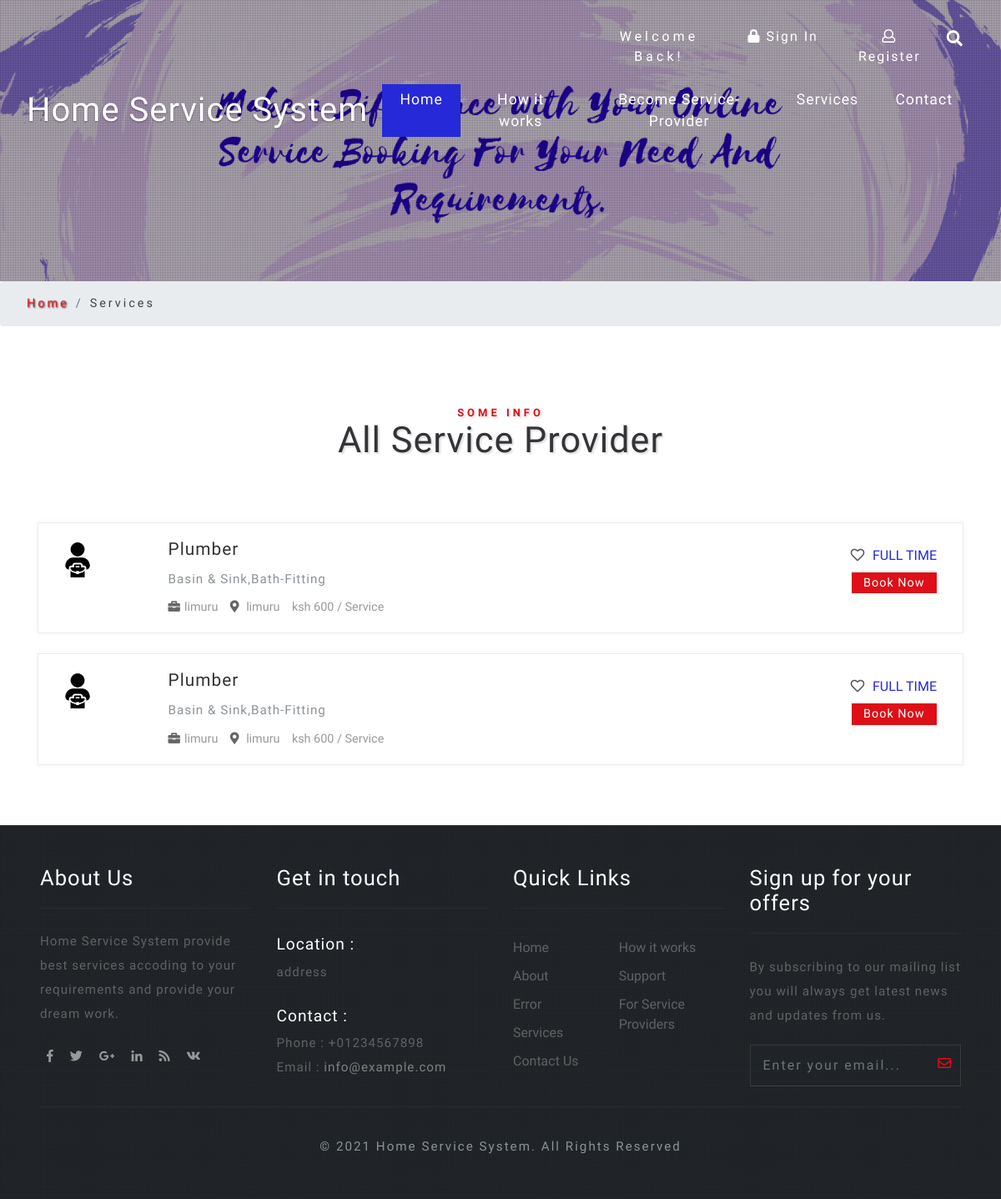
/services.php, run on the app's committed database.
### tables this page shows
CREATE TABLE `freelancer` (
  `freelancer_id` int(11) NOT NULL,
  `freelancer_category_id` int(11) NOT NULL,
  `freelancer_subcategory_id` int(11) NOT NULL,
  `freelancer_firstname` varchar(255) NOT NULL,
  `freelancer_lastname` varchar(255) NOT NULL,
  `freelancer_email` varchar(255) NOT NULL,
  `freelancer_mobile` varchar(200) NOT NULL,
  `freelancer_address` varchar(200) NOT NULL,
  `freelancer_experience` varchar(200) NOT NULL,
  `freelancer_rate` varchar(255) NOT NULL,
  `freelancer_location` varchar(255) NOT NULL,
  `freelancer_image` varchar(255) NOT NULL,
  `freelancer_status` int(1) NOT NULL,
  `freelancer_regdate` timestamp NOT NULL DEFAULT current_timestamp() ON UPDATE current_timestamp()
);

CREATE TABLE `category` (
  `category_id` int(11) NOT NULL,
  `category_categoryName` varchar(255) DEFAULT NULL,
  `category_creationDate` timestamp NOT NULL DEFAULT current_timestamp(),
  `category_updationDate` varchar(255) DEFAULT NULL
);

CREATE TABLE `subcategory` (
  `subcategory_id` int(11) NOT NULL,
  `subcategory_category_id` int(11) DEFAULT NULL,
  `subcategory_name` varchar(255) DEFAULT NULL,
  `subcategory_creationDate` timestamp NULL DEFAULT current_timestamp(),
  `subcategory_updationDate` varchar(255) DEFAULT NULL
);

### services.php (the view, shortened to what this page needs)
<?php
include'conn.php'; ?>
<!DOCTYPE html>
<html lang="zxx">
<head>
    <link href="css/bootstrap.css" rel='stylesheet' type='text/css' />
    <link href="css/style6.css" rel='stylesheet' type='text/css' />
    <link href="css/style.css" rel='stylesheet' type='text/css' />
    <link href="css/fontawesome-all.css" rel="stylesheet">
</head>
<body>
    <div id="demo-1" class="page-content">
        <div class="dotts">
            <?php include'header.php'; ?>
            <div class="banner-info-w3layouts text-center">
            </div>
        </div>
    </div>
    <ol class="breadcrumb justify-content-left">
        <li class="breadcrumb-item">
            <a href="index.html">Home</a>
        </li>
        <li class="breadcrumb-item active">Services</li>
    </ol>
    <section class="banner-bottom-wthree py-lg-5 py-md-5 py-3">
        <div class="container">
            <div class="inner-sec-w3ls py-lg-5  py-3">
                <h3 class="tittle text-center mb-lg-4 mb-3">
                    <span>Some Info</span>All Service Provider</h3>
               </div>
               <div class="row t-in">
                                    <div class="col-lg-12 text-info-sec">
<?php
$query=mysqli_query($conn,"select freelancer.*,category.category_categoryName,subcategory.subcategory_name from freelancer join category on category.category_id=freelancer.freelancer_category_id join subcategory on subcategory.subcategory_id=freelancer.freelancer_subcategory_id where freelancer.freelancer_status = '1'");
while($row=mysqli_fetch_array($query))
{
         ?>
                                        <div class="job-post-main row">
                                            <div class="col-lg-10 job-post-info text-left">
                                                <div class="job-post-icon">
                                                    <img src="images/ser.png" style="height: 50px;width: 50px;">
                                                </div>
                                                <div class="job-single-sec">
                                                    <h4>
                                                        <a href="#"><?php echo $row['category_categoryName']; ?></a>
                                                    </h4>
                                                    <p class="my-2"><?php echo $row['subcategory_name']; ?></p>
                                                    <ul class="job-list-info d-flex">
                                                        <li>
                                                            <i class="fas fa-briefcase"></i><?php echo $row['freelancer_location']; ?></li>
                                                        <li>
                                                            <i class="fas fa-map-marker-alt"></i> <?php echo $row['freelancer_address']; ?></li>
                                                        <li>
                                                           ksh <?php echo $row['freelancer_rate']; ?>  / Service</li>
                                                    </ul>
                                                </div>
                                                <div class="clearfix"></div>
                                            </div>
                                            <div class="col-md-2 job-single-time text-right">
                                                <span class="job-time">
                                                    <i class="far fa-heart"></i> Full Time</span>
                                               <a href="book_now.php?pid=<?php echo htmlentities($row['freelancer_id']);?>" class="aply-btn ">Book Now</a>
                                            </div>
                                        </div><br> <?php } ?>
                                    </div>
                                </div>
           </div>
       </section>
<?php include'footer.php'; ?>
</body>
</html>

### css/style.css (style rules this page uses)
html, body { margin: 0; font-size: 100%; font-family: 'Dosis', sans-serif; background: #fff; }
body a { text-decoration: none; transition: 0.5s all; -webkit-transition: 0.5s all; -moz-transition: 0.5s all; -o-transition: 0.5s all; -ms-transition: 0.5s all; font-family: 'Dosis', sans-serif; }
body img { width: 100%; }
h1, h2, h3, h4, h5, h6 { margin: 0; font-family: 'Dosis', sans-serif; letter-spacing: 1px; }
p { margin: 0; font-size: 0.95em; color: #8c9398; line-height: 2em; letter-spacing: 1px; }
ul { margin: 0; padding: 0; }
.banner-info-w3layouts { padding-top: 10em; }
h3.tittle span { display: block; text-transform: uppercase; font-size: 0.3em; color: #de0f17; letter-spacing: 4px; font-weight: 600; }
h3.tittle { text-shadow: 2px 2px 2px rgba(41, 41, 41, 0.15); font-size: 2.7em; color: #333338; font-weight: 400; }
.job-single-sec h4 a { color: #333; }
.text-info-sec p { color: #8c9398; }
.text-info-sec i { color: #EB2941; }
.job-post-icon { width: 13%; float: left; }
.job-single-sec { float: left; width: 85%; margin-left: 2%; }
ul.job-list-info li { list-style: none; font-size: 0.9em; color: #999; }
ul.job-list-info li i { list-style: none; color: #666; margin-right: 5px; }
.job-single-time i { margin-right: 5px; color: #555; }
ul.job-list-info li:nth-child(2) { margin: 0 1em; }
span.job-time { display: block; color: #2529d8; margin: 0.5em 0; text-transform: uppercase; }
a.aply-btn { color: #fff; padding: 0.3em 1em; background: #de0f17; font-size: 0.9em; letter-spacing: 1px; }
.job-single-sec h4 { font-size: 1.3em; }
.job-post-info { padding-right: 0; padding-left: 6px; }
.job-post-main { padding: 1.2em 1em; background: #fff; margin: 0; box-shadow: 0 0 6px 1px #f7f7f7; border: 1px solid #efebeb; }
.dotts { background: url(../images/dots.png); }
.page-content { background: url(../images/mid.png) no-repeat 0px 0px; background-size: cover; -webkit-background-size: cover; -moz-background-size: cover; -o-background-size: cover; -moz-background-size: cover; min-height: 300px; position: relative; }
li.breadcrumb-item { font-size: 0.9em; letter-spacing: 3px; }
li.breadcrumb-item a { color: #ec1c24; text-shadow: 1px 1px 2px #252424; }
.breadcrumb-item.active { color: #404244; }
ol.breadcrumb { margin: 0; padding: 1em 2em; }

### data on the page
freelancer: category.category_categoryName "Plumber", subcategory.subcategory_name "Basin & Sink,Bath-Fitting", freelancer_location "limuru", freelancer_address "limuru", freelancer_rate "600"
freelancer: category.category_categoryName "Plumber", subcategory.subcategory_name "Basin & Sink,Bath-Fitting", freelancer_location "limuru", freelancer_address "limuru", freelancer_rate "600"
